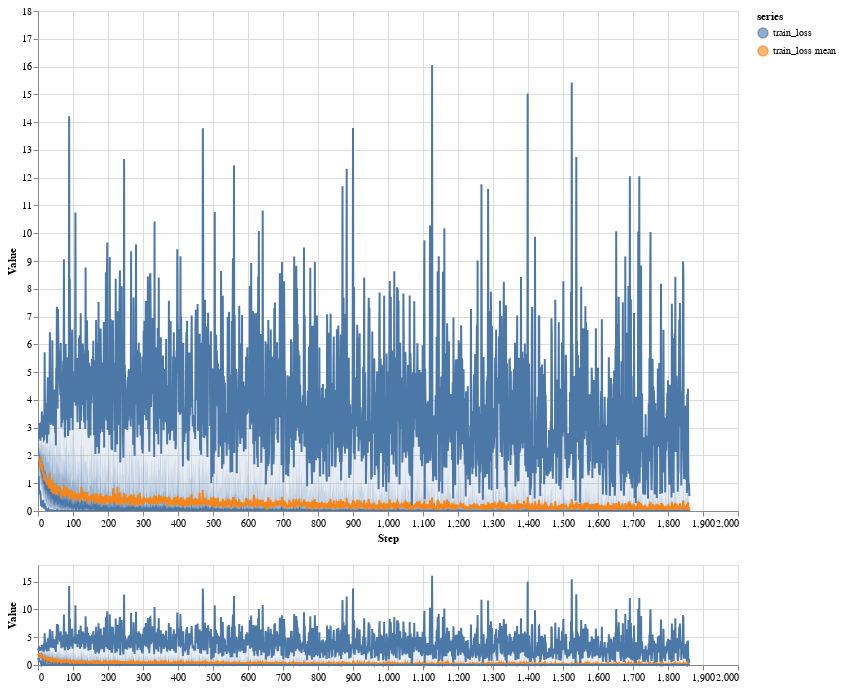

The notebook cell this image was saved under:
### Markdown cell above
Here logged data are visualized using the Distribution plot. We also include the mean series in the plot and render the distribution with 5 bands

### Code cell
tl = tracker.read('train_loss')
inspectus.distribution({'train_loss': tl}, include_mean=True, levels=5)

### Figure 1 — Vega-Lite specification as saved in the notebook (floating-point values rounded to 4 significant figures; data arrays with more than 128 entries replaced by an {"elided": "..."} marker saying what was removed)
{"config": {"view": {"continuousWidth": 300, "continuousHeight": 300}}, "vconcat": [{"layer": [{"mark": {"type": "area", "opacity": 0.6}, "encoding": {"color": {"field": "series", "scale": {"scheme": "tableau10"}, "type": "nominal"}, "opacity": {"condition": {"param": "param_2", "value": 0.6}, "value": 0.001}, "x": {"field": "step", "scale": {"domain": {"param": "param_1", "encoding": "x"}}, "type": "quantitative"}, "y": {"field": "v4", "scale": {"domain": {"param": "param_1", "encoding": "y"}}, "type": "quantitative"}, "y2": {"field": "v6"}}, "name": "view_2"}, {"mark": {"type": "area", "opacity": 0.36}, "encoding": {"color": {"field": "series", "scale": {"scheme": "tableau10"}, "type": "nominal"}, "opacity": {"condition": {"param": "param_2", "value": 0.36}, "value": 0.001}, "x": {"field": "step", "scale": {"domain": {"param": "param_1", "encoding": "x"}}, "type": "quantitative"}, "y": {"field": "v3", "scale": {"domain": {"param": "param_1", "encoding": "y"}}, "type": "quantitative"}, "y2": {"field": "v7"}}}, {"mark": {"type": "area", "opacity": 0.216}, "encoding": {"color": {"field": "series", "scale": {"scheme": "tableau10"}, "type": "nominal"}, "opacity": {"condition": {"param": "param_2", "value": 0.216}, "value": 0.001}, "x": {"field": "step", "scale": {"domain": {"param": "param_1", "encoding": "x"}}, "type": "quantitative"}, "y": {"field": "v2", "scale": {"domain": {"param": "param_1", "encoding": "y"}}, "type": "quantitative"}, "y2": {"field": "v8"}}}, {"mark": {"type": "area", "opacity": 0.1296}, "encoding": {"color": {"field": "series", "scale": {"scheme": "tableau10"}, "type": "nominal"}, "opacity": {"condition": {"param": "param_2", "value": 0.1296}, "value": 0.001}, "x": {"field": "step", "scale": {"domain": {"param": "param_1", "encoding": "x"}}, "type": "quantitative"}, "y": {"field": "v1", "scale": {"domain": {"param": "param_1", "encoding": "y"}}, "type": "quantitative"}, "y2": {"field": "v9"}}}, {"layer": [{"mark": {"type": "line"}, "encoding": {"color": {"field": "series", "scale": {"scheme": "tableau10"}, "type": "nominal"}, "opacity": {"condition": {"param": "param_2", "value": 1}, "value": 0.001}, "x": {"field": "step", "scale": {"domain": {"param": "param_1", "encoding": "x"}}, "title": "Step", "type": "quantitative"}, "y": {"field": "v5", "scale": {"domain": {"param": "param_1", "encoding": "y"}}, "title": "Value", "type": "quantitative"}}}, {"mark": {"type": "line"}, "encoding": {"color": {"field": "series", "scale": {"scheme": "tableau10"}, "type": "nominal"}, "x": {"field": "step", "scale": {"domain": {"param": "param_1", "encoding": "x"}}, "title": "Step", "type": "quantitative"}, "y": {"field": "v9", "scale": {"domain": {"param": "param_1", "encoding": "y"}}, "title": "Value", "type": "quantitative"}}}, {"mark": {"type": "line"}, "encoding": {"color": {"field": "series", "scale": {"scheme": "tableau10"}, "type": "nominal"}, "x": {"field": "step", "scale": {"domain": {"param": "param_1", "encoding": "x"}}, "title": "Step", "type": "quantitative"}, "y": {"field": "v1", "scale": {"domain": {"param": "param_1", "encoding": "y"}}, "title": "Value", "type": "quantitative"}}}]}], "data": {"values": {"elided": "3726 records"}}, "height": 500, "width": 700}, {"layer": [{"mark": {"type": "area", "opacity": 0.6}, "encoding": {"color": {"field": "series", "scale": {"scheme": "tableau10"}, "type": "nominal"}, "x": {"field": "step", "type": "quantitative"}, "y": {"field": "v4", "type": "quantitative"}, "y2": {"field": "v6"}}, "name": "view_1"}, {"mark": {"type": "area", "opacity": 0.36}, "encoding": {"color": {"field": "series", "scale": {"scheme": "tableau10"}, "type": "nominal"}, "x": {"field": "step", "type": "quantitative"}, "y": {"field": "v3", "type": "quantitative"}, "y2": {"field": "v7"}}}, {"mark": {"type": "area", "opacity": 0.216}, "encoding": {"color": {"field": "series", "scale": {"scheme": "tableau10"}, "type": "nominal"}, "x": {"field": "step", "type": "quantitative"}, "y": {"field": "v2", "type": "quantitative"}, "y2": {"field": "v8"}}}, {"mark": {"type": "area", "opacity": 0.1296}, "encoding": {"color": {"field": "series", "scale": {"scheme": "tableau10"}, "type": "nominal"}, "x": {"field": "step", "type": "quantitative"}, "y": {"field": "v1", "type": "quantitative"}, "y2": {"field": "v9"}}}, {"layer": [{"mark": {"type": "line"}, "encoding": {"color": {"field": "series", "scale": {"scheme": "tableau10"}, "type": "nominal"}, "x": {"field": "step", "title": "", "type": "quantitative"}, "y": {"field": "v5", "title": "Value", "type": "quantitative"}}}, {"mark": {"type": "line"}, "encoding": {"color": {"field": "series", "scale": {"scheme": "tableau10"}, "type": "nominal"}, "x": {"field": "step", "title": "", "type": "quantitative"}, "y": {"field": "v9", "title": "Value", "type": "quantitative"}}}, {"mark": {"type": "line"}, "encoding": {"color": {"field": "series", "scale": {"scheme": "tableau10"}, "type": "nominal"}, "x": {"field": "step", "title": "", "type": "quantitative"}, "y": {"field": "v1", "title": "Value", "type": "quantitative"}}}]}], "data": {"values": {"elided": "3726 records"}}, "height": 100, "width": 700}], "params": [{"name": "param_2", "select": {"type": "point", "fields": ["series"]}, "bind": "legend", "views": ["view_2"]}, {"name": "param_1", "select": {"type": "interval", "encodings": ["x", "y"]}, "views": ["view_1"]}], "$schema": "https://vega.github.io/schema/vega-lite/v5.17.0.json"}
